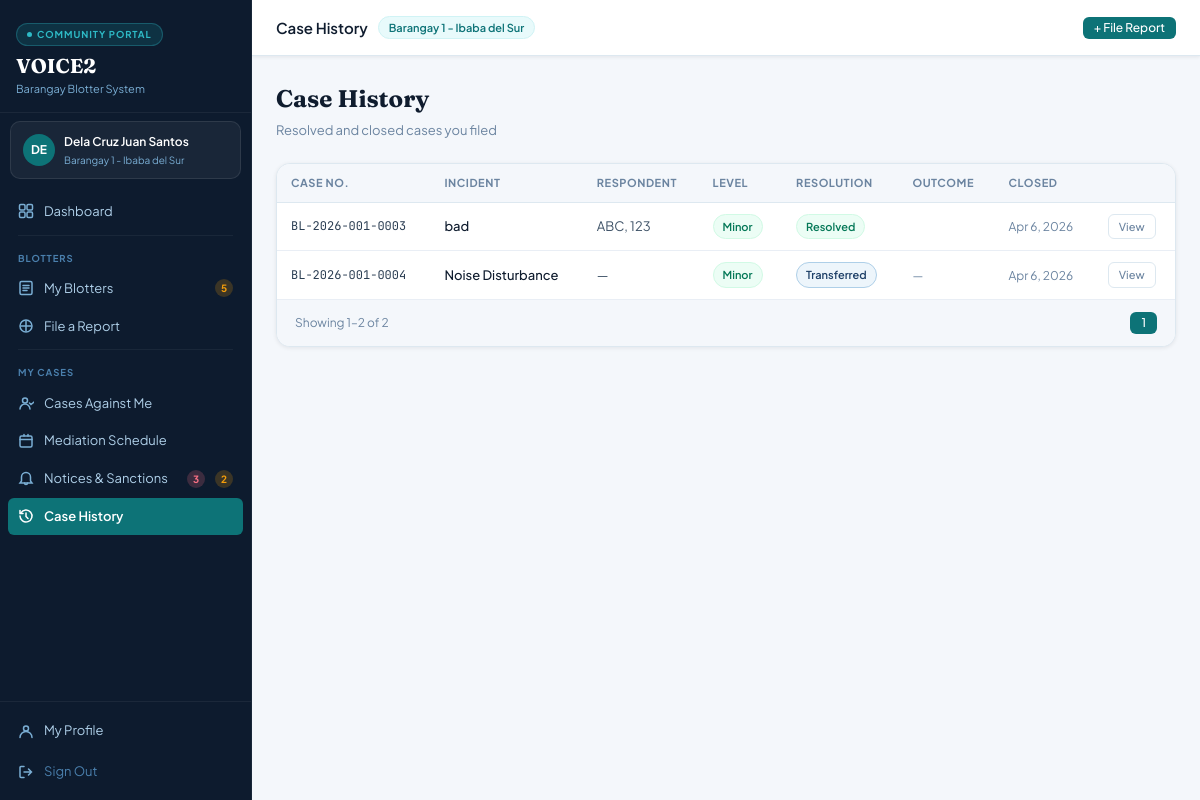
Screenshot of /community-portal/index.php?page=history (signed in) with the database file from the repository.
### tables this page shows
CREATE TABLE `barangays` (
  `id` int(10) UNSIGNED NOT NULL,
  `name` varchar(120) NOT NULL,
  `municipality` varchar(120) NOT NULL,
  `province` varchar(120) DEFAULT NULL,
  `psgc_code` varchar(20) DEFAULT NULL,
  `contact_no` varchar(20) DEFAULT NULL,
  `email` varchar(120) DEFAULT NULL,
  `address` text DEFAULT NULL,
  `captain_name` varchar(120) DEFAULT NULL,
  `is_active` tinyint(1) NOT NULL DEFAULT 1,
  `created_at` datetime NOT NULL DEFAULT current_timestamp(),
  `updated_at` datetime NOT NULL DEFAULT current_timestamp() ON UPDATE current_timestamp()
);

CREATE TABLE `mediation_schedules` (
  `id` int(10) UNSIGNED NOT NULL,
  `blotter_id` int(10) UNSIGNED NOT NULL,
  `barangay_id` int(10) UNSIGNED NOT NULL,
  `mediator_user_id` int(10) UNSIGNED DEFAULT NULL,
  `hearing_date` date NOT NULL,
  `hearing_time` time NOT NULL,
  `venue` varchar(200) DEFAULT NULL,
  `status` enum('scheduled','completed','missed','rescheduled','cancelled') NOT NULL DEFAULT 'scheduled',
  `complainant_attended` tinyint(1) DEFAULT NULL,
  `respondent_attended` tinyint(1) DEFAULT NULL,
  `no_show_by` enum('none','complainant','respondent','both') NOT NULL DEFAULT 'none' COMMENT 'Who failed to attend',
  `reschedule_date` date DEFAULT NULL COMMENT 'New date when result is rescheduled',
  `reschedule_time` time DEFAULT NULL,
  `missed_session` tinyint(1) NOT NULL DEFAULT 0 COMMENT '1 = counted as a missed session (no-show)',
  `notified_at` datetime DEFAULT NULL COMMENT 'When overdue notification was sent to officer',
  `action_issued` tinyint(1) NOT NULL DEFAULT 0 COMMENT '1 = CFA or dismissal action already issued from this session',
  `action_type` varchar(50) DEFAULT NULL COMMENT 'cfa_issued | dismissed | warning_sent | rescheduled_1st | rescheduled_2nd',
  `penalty_issued` tinyint(1) NOT NULL DEFAULT 0 COMMENT '1 = no-show penalty already issued',
  `outcome` text DEFAULT NULL,
  `next_steps` text DEFAULT NULL,
  `notify_sms` tinyint(1) NOT NULL DEFAULT 1,
  `notify_inapp` tinyint(1) NOT NULL DEFAULT 1,
  `created_at` datetime NOT NULL DEFAULT current_timestamp(),
  `updated_at` datetime NOT NULL DEFAULT current_timestamp() ON UPDATE current_timestamp()
);

CREATE TABLE `blotters` (
  `id` int(10) UNSIGNED NOT NULL,
  `case_number` varchar(30) NOT NULL,
  `barangay_id` int(10) UNSIGNED NOT NULL,
  `complainant_user_id` int(10) UNSIGNED DEFAULT NULL,
  `respondent_user_id` int(10) UNSIGNED DEFAULT NULL,
  `complainant_name` varchar(200) NOT NULL,
  `complainant_contact` varchar(20) DEFAULT NULL,
  `complainant_address` text DEFAULT NULL,
  `respondent_name` varchar(200) NOT NULL DEFAULT 'Unknown',
  `respondent_contact` varchar(20) DEFAULT NULL,
  `respondent_address` text DEFAULT NULL,
  `incident_type` varchar(100) NOT NULL,
  `violation_level` enum('minor','moderate','serious','critical') NOT NULL,
  `incident_date` date NOT NULL,
  `incident_time` time DEFAULT NULL,
  `incident_location` text DEFAULT NULL,
  `incident_lat` decimal(10,7) DEFAULT NULL,
  `incident_lng` decimal(10,7) DEFAULT NULL,
  `narrative` text DEFAULT NULL,
  `prescribed_action` enum('document_only','mediation','refer_barangay','refer_police','refer_vawc','escalate_municipality','pending') NOT NULL DEFAULT 'pending',
  `status` enum('pending_review','active','mediation_set','escalated','resolved','closed','transferred','dismissed','cfa_issued','repudiated') NOT NULL DEFAULT 'pending_review',
  `assigned_officer_id` int(10) UNSIGNED DEFAULT NULL,
  `filed_by_user_id` int(10) UNSIGNED DEFAULT NULL,
  `remarks` text DEFAULT NULL,
  `complainant_missed` tinyint(3) UNSIGNED NOT NULL DEFAULT 0 COMMENT 'How many mediation sessions complainant missed',
  `respondent_missed` tinyint(3) UNSIGNED NOT NULL DEFAULT 0 COMMENT 'How many mediation sessions respondent missed',
  `created_at` datetime NOT NULL DEFAULT current_timestamp(),
  `updated_at` datetime NOT NULL DEFAULT current_timestamp() ON UPDATE current_timestamp()
);

### connection/connect.php (called while the page is built, shortened)
<?php
function currentUser(): array {
    return [
        'id'         => $_SESSION['user_id']   ?? null,
        'name'       => $_SESSION['user_name'] ?? null,
        'role'       => $_SESSION['user_role'] ?? null,
        'barangay_id'=> $_SESSION['barangay_id'] ?? null,
    ];
}
function e(string $str): string {
    return htmlspecialchars($str, ENT_QUOTES, 'UTF-8');
}

### community-portal/pages/history.php (the view, shortened to what this page needs)
<?php
$uid = (int)$user['id'];
$pg = max(1,(int)($_GET['pg']??1)); $per=15; $off=($pg-1)*$per;
$records=[]; $total=0;
try {
    $total=(int)$pdo->query("SELECT COUNT(*) FROM blotters WHERE complainant_user_id=$uid AND status IN ('resolved','closed','transferred')")->fetchColumn();
    $records=$pdo->query("
        SELECT b.*, ms.outcome AS med_outcome, ms.hearing_date AS med_date
        FROM blotters b
        LEFT JOIN mediation_schedules ms ON ms.blotter_id=b.id AND ms.status='completed'
        WHERE b.complainant_user_id=$uid AND b.status IN ('resolved','closed','transferred')
        ORDER BY b.updated_at DESC
        LIMIT $per OFFSET $off
    ")->fetchAll();
} catch(PDOException $e){}
$total_pages=max(1,(int)ceil($total/$per));
function hq(array $o=[]): string { return '?'.http_build_query(array_merge(['page'=>'history'],$o)); }
$lm=['minor'=>'ch-green','moderate'=>'ch-amber','serious'=>'ch-rose','critical'=>'ch-violet'];
$sm=['resolved'=>'ch-green','closed'=>'ch-slate','transferred'=>'ch-navy'];
?>
<div class="page-hdr">
  <div class="page-hdr-left"><h2>Case History</h2><p>Resolved and closed cases you filed</p></div>
</div>
<?php if(empty($records)): ?>
<div class="empty-state"><div class="es-icon">🗂️</div><div class="es-title">No closed cases yet</div><div class="es-sub">Cases that are resolved or closed will appear here</div></div>
<?php else: ?>
<div class="card">
  <div class="tbl-wrap">
    <table>
      <thead><tr><th>Case No.</th><th>Incident</th><th>Respondent</th><th>Level</th><th>Resolution</th><th>Outcome</th><th>Closed</th><th></th></tr></thead>
      <tbody>
      <?php foreach($records as $b): ?>
        <tr>
          <td class="td-mono"><?= e($b['case_number']) ?></td>
          <td class="td-main"><?= e($b['incident_type']) ?></td>
          <td><?= e($b['respondent_name']?:'—') ?></td>
          <td><span class="chip <?= $lm[$b['violation_level']]??'ch-slate' ?>"><?= ucfirst($b['violation_level']) ?></span></td>
          <td><span class="chip <?= $sm[$b['status']]??'ch-slate' ?>"><?= ucfirst($b['status']) ?></span></td>
          <td style="font-size:12px;color:var(--ink-400);max-width:180px;white-space:normal"><?= e(mb_strimwidth($b['med_outcome']??'—',0,60,'…')) ?></td>
          <td style="font-size:12px;color:var(--ink-400)"><?= date('M j, Y',strtotime($b['updated_at'])) ?></td>
          <td><button class="act-btn" onclick="viewBlotter(<?= $b['id'] ?>)">View</button></td>
        </tr>
      <?php endforeach; ?>
      </tbody>
    </table>
  </div>
  <div class="card-foot">
    <div class="pager">
      <span class="pager-info">Showing <?= min($off+1,$total) ?>–<?= min($off+$per,$total) ?> of <?= $total ?></span>
      <div class="pager-btns">
        <?php for($i=max(1,$pg-2);$i<=min($total_pages,$pg+2);$i++): ?><a href="<?= hq(['pg'=>$i]) ?>" class="btn <?= $i===$pg?'btn-primary':'btn-outline' ?> btn-sm"><?= $i ?></a><?php endfor; ?>
      </div>
    </div>
  </div>
</div>
<?php endif; ?>

### community-portal/index.php (shortened to what this page needs)
<?php
require_once '../connection/auth.php';
$user = currentUser();
$allowed = ['dashboard','my-blotters','file-report','assigned-cases','mediation','notices','history','profile'];
$page    = (isset($_GET['page']) && in_array($_GET['page'], $allowed)) ? $_GET['page'] : 'dashboard';
$titles = [
    'dashboard'      => 'Dashboard',
    'my-blotters'    => 'My Blotters',
    'file-report'    => 'File a Report',
    'assigned-cases' => 'Cases Against Me',
    'mediation'      => 'Mediation Schedule',
    'notices'        => 'Notices & Sanctions',
    'history'        => 'Case History',
    'profile'        => 'My Profile',
];
$uid = (int)$user['id'];
$bid = (int)$user['barangay_id'];
$bgy_name = 'Your Barangay';
try {
    $s = $pdo->prepare("SELECT name FROM barangays WHERE id = ? LIMIT 1");
    $s->execute([$bid]);
    $bgy_name = $s->fetchColumn() ?: $bgy_name;
} catch (PDOException $e) {}
$badge_blotters = $badge_cases = $badge_notices = $badge_med = $badge_sanctions = 0;
try {
    $uname = trim($user['name'] ?? '');
    $name_parts = array_filter(preg_split('/[\s,]+/', $uname), fn($p) => strlen($p) > 2);
    $name_likes = [];
    foreach ($name_parts as $part) {
        $name_likes[] = 'b.respondent_name LIKE ' . $pdo->quote('%' . $part . '%');
    }
    $name_match_sql = $name_likes ? '(' . implode(' AND ', $name_likes) . ')' : '1=0';
    $respondent_scope_sql = "(b.respondent_user_id=$uid OR (b.respondent_user_id IS NULL AND $name_match_sql))";
    $badge_blotters = (int)$pdo->query("SELECT COUNT(*) FROM blotters WHERE complainant_user_id=$uid")->fetchColumn();
    $badge_notices = (int)$pdo->query("SELECT COUNT(*) FROM party_notifications WHERE recipient_user_id=$uid AND read_at IS NULL AND status IN ('pending','sent')")->fetchColumn();
    $badge_penalties = (int)$pdo->query("
        SELECT COUNT(DISTINCT p.id)
        FROM penalties p
        JOIN blotters b ON b.id = p.blotter_id
        WHERE b.barangay_id = $bid
          AND (
            (p.missed_party IN ('respondent','both') AND $respondent_scope_sql)
            OR (p.missed_party IN ('complainant','both') AND b.complainant_user_id = $uid)
          )
    ")->fetchColumn();
    $badge_event_sanctions = (int)$pdo->query("
        SELECT COUNT(*) FROM (
            SELECT CONCAT('missed_resp:', ms.id) AS sanction_key
            FROM mediation_schedules ms
            JOIN blotters b ON b.id = ms.blotter_id
            WHERE b.barangay_id = $bid
              AND ms.missed_session = 1
              AND ms.no_show_by IN ('respondent','both')
              AND $respondent_scope_sql
            UNION
            SELECT CONCAT('missed_comp:', ms.id) AS sanction_key
            FROM mediation_schedules ms
            JOIN blotters b ON b.id = ms.blotter_id
            WHERE b.barangay_id = $bid
              AND b.complainant_user_id = $uid
              AND ms.missed_session = 1
              AND ms.no_show_by IN ('complainant','both')
            UNION
            SELECT CONCAT('referred_resp:', b.id) AS sanction_key
            FROM blotters b
            WHERE b.barangay_id = $bid
              AND $respondent_scope_sql
              AND (
                b.prescribed_action IN ('refer_police','refer_vawc','escalate_municipality')
                OR b.status IN ('escalated','cfa_issued','transferred')
              )
            UNION
            SELECT CONCAT('referred_comp:', b.id) AS sanction_key
            FROM blotters b
            WHERE b.barangay_id = $bid
              AND b.complainant_user_id = $uid
              AND (
                b.prescribed_action IN ('refer_police','refer_vawc','escalate_municipality')
                OR b.status IN ('escalated','cfa_issued','transferred')
              )
            UNION
            SELECT CONCAT('dismissed_comp:', b.id) AS sanction_key
            FROM blotters b
            WHERE b.barangay_id = $bid
              AND b.complainant_user_id = $uid
              AND b.status = 'dismissed'
            UNION
            SELECT CONCAT('dismissed_resp:', b.id) AS sanction_key
            FROM blotters b
            WHERE b.barangay_id = $bid
              AND $respondent_scope_sql
              AND b.status = 'dismissed'
        ) sanctions
    ")->fetchColumn();
    $badge_sanctions = $badge_penalties + $badge_event_sanctions;
} catch (PDOException $e) {}
?>
<!DOCTYPE html>
<html lang="en">
<head>
  <link rel="stylesheet" href="css/styles.css">
</head>
<body>
<div class="app">
  <aside class="sidebar">
    <div class="sb-brand">
      <div class="sb-pill"><div class="sb-dot"></div><span>Community Portal</span></div>
      <div class="sb-name">VOICE2</div>
      <div class="sb-sub">Barangay Blotter System</div>
    </div>
    <div class="user-chip">
      <div class="user-av"><?= strtoupper(substr($user['name'] ?? 'U', 0, 2)) ?></div>
      <div>
        <div class="user-nm"><?= e($user['name'] ?? 'Resident') ?></div>
        <div class="user-bgy"><?= e($bgy_name) ?></div>
      </div>
    </div>
    <nav>
      <a class="nav-a <?= $page==='dashboard'?'active':'' ?>" href="?page=dashboard">
        <span class="nav-lbl">Dashboard</span>
      </a>
      <div class="nav-hr"></div>
      <div class="nav-sec">Blotters</div>
      <a class="nav-a <?= $page==='my-blotters'?'active':'' ?>" href="?page=my-blotters">
        <svg class="nav-ic" viewBox="0 0 16 16" fill="none" stroke="currentColor" stroke-width="1.5" stroke-linecap="round"><rect x="2" y="1.5" width="12" height="13" rx="1.5"/><path d="M5 5.5h6M5 8h6M5 10.5h4"/></svg>
        <span class="nav-lbl">My Blotters</span>
        <?php if ($badge_blotters > 0): ?><span class="nav-badge nb-amber"><?= $badge_blotters ?></span><?php endif; ?>
      </a>
      <a class="nav-a <?= $page==='file-report'?'active':'' ?>" href="?page=file-report">
        <svg class="nav-ic" viewBox="0 0 16 16" fill="none" stroke="currentColor" stroke-width="1.5" stroke-linecap="round"><path d="M8 3v10M3 8h10"/><circle cx="8" cy="8" r="6"/></svg>
        <span class="nav-lbl">File a Report</span>
      </a>
      <div class="nav-hr"></div>
      <div class="nav-sec">My Cases</div>
      <a class="nav-a <?= $page==='assigned-cases'?'active':'' ?>" href="?page=assigned-cases">
        <svg class="nav-ic" viewBox="0 0 16 16" fill="none" stroke="currentColor" stroke-width="1.5" stroke-linecap="round"><circle cx="7" cy="5.5" r="2.5"/><path d="M2 14c0-3 2.5-5 5-5s5 2.2 5 5"/><path d="M11.5 8l1.5 1.5L16 7" stroke-width="1.5"/></svg>
        <span class="nav-lbl">Cases Against Me</span>
      </a>
      <a class="nav-a <?= $page==='mediation'?'active':'' ?>" href="?page=mediation">
        <svg class="nav-ic" viewBox="0 0 16 16" fill="none" stroke="currentColor" stroke-width="1.5" stroke-linecap="round"><rect x="2" y="3" width="12" height="11" rx="1.5"/><path d="M2 6.5h12M6 3V1.5M10 3V1.5"/></svg>
        <span class="nav-lbl">Mediation Schedule</span>
      </a>
      <a class="nav-a <?= $page==='notices'?'active':'' ?>" href="?page=notices">
        <svg class="nav-ic" viewBox="0 0 16 16" fill="none" stroke="currentColor" stroke-width="1.5" stroke-linecap="round"><path d="M8 1.5C5.5 1.5 3.5 3.5 3.5 6v4L2 12h12l-1.5-2V6C12.5 3.5 10.5 1.5 8 1.5z"/><path d="M6.5 12a1.5 1.5 0 0 0 3 0"/></svg>
        <span class="nav-lbl">Notices & Sanctions</span>
        <?php if ($badge_notices > 0): ?><span class="nav-badge nb-rose" title="Unread notices"><?= $badge_notices ?></span><?php endif; ?>
        <?php if ($badge_sanctions > 0): ?><span class="nav-badge nb-amber" title="Sanctions"><?= $badge_sanctions ?></span><?php endif; ?>
      </a>
      <a class="nav-a <?= $page==='history'?'active':'' ?>" href="?page=history">
        <svg class="nav-ic" viewBox="0 0 16 16" fill="none" stroke="currentColor" stroke-width="1.5" stroke-linecap="round"><path d="M2 8a6 6 0 1 0 .9-3.2"/><path d="M2 2.5V5.5h3"/><path d="M8 5v3.5l2 2"/></svg>
        <span class="nav-lbl">Case History</span>
      </a>
    </nav>
    <div class="sb-foot">
      <a class="nav-a <?= $page==='profile'?'active':'' ?>" href="?page=profile" style="margin-bottom:4px">
        <svg class="nav-ic" viewBox="0 0 16 16" fill="none" stroke="currentColor" stroke-width="1.5" stroke-linecap="round"><circle cx="8" cy="5.5" r="2.5"/><path d="M2 14.5c0-3.3 2.7-6 6-6s6 2.7 6 6"/></svg>
        <span class="nav-lbl">My Profile</span>
      </a>
      <a class="logout-row" href="../connection/logout.php">
        <svg class="nav-ic" viewBox="0 0 16 16" fill="none" stroke="currentColor" stroke-width="1.5" stroke-linecap="round"><path d="M6 13.5H3a1 1 0 0 1-1-1v-9a1 1 0 0 1 1-1h3"/><path d="M10.5 11l3-3-3-3M13.5 8H6"/></svg>
        <span>Sign Out</span>
      </a>
    </div>
  </aside>
  <div class="main">
    <div class="topbar">
      <div class="topbar-left">
        <span class="topbar-title"><?= e($titles[$page]) ?></span>
        <span class="topbar-badge"><?= e($bgy_name) ?></span>
      </div>
      <div class="topbar-actions">
        <a href="?page=file-report" class="btn btn-primary btn-sm">+ File Report</a>
      </div>
    </div>
    <div class="content">
      <?php include "pages/{$page}.php"; ?>
    </div>
  </div>
</div>
</body>
</html>

### rows the page displays
barangays: name "Barangay 1 - Ibaba del Sur"
mediation_schedules: blotter.case_number "BL-2026-001-0003", blotter.incident_type "bad", blotter.respondent_name "ABC, 123", blotter.violation_level "Minor", blotter.status "Resolved", blotter.updated_at "Apr 6, 2026"
blotters: case_number "BL-2026-001-0004", incident_type "Noise Disturbance", respondent_name "—", violation_level "Minor", status "Transferred", med_outcome "—", updated_at "Apr 6, 2026"

### other values shown
substr($user['name'] ?? 'U', 0, 2) "DE"
$user['name'] "Dela Cruz Juan Santos"
$badge_blotters "5"
$badge_notices "3"
$badge_sanctions "2"
$titles[$page] "Case History"
min($off+1,$total) "1"
min($off+$per,$total) "2"
$total "2"
